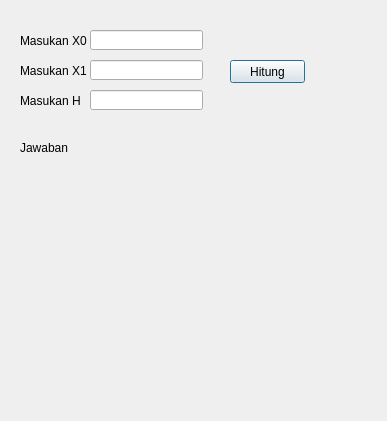
<?xml version="1.0" encoding="UTF-8"?>
<ui version="4.0">
 <class>Dialog</class>
 <widget class="QDialog" name="Dialog">
  <property name="geometry">
   <rect>
    <x>0</x>
    <y>0</y>
    <width>387</width>
    <height>421</height>
   </rect>
  </property>
  <property name="windowTitle">
   <string>Dialog</string>
  </property>
  <widget class="QLabel" name="label">
   <property name="geometry">
    <rect>
     <x>20</x>
     <y>30</y>
     <width>71</width>
     <height>21</height>
    </rect>
   </property>
   <property name="text">
    <string>Masukan X0</string>
   </property>
  </widget>
  <widget class="QLabel" name="label_2">
   <property name="geometry">
    <rect>
     <x>20</x>
     <y>60</y>
     <width>71</width>
     <height>21</height>
    </rect>
   </property>
   <property name="text">
    <string>Masukan X1</string>
   </property>
  </widget>
  <widget class="QLineEdit" name="x1">
   <property name="geometry">
    <rect>
     <x>90</x>
     <y>30</y>
     <width>113</width>
     <height>20</height>
    </rect>
   </property>
  </widget>
  <widget class="QLineEdit" name="x2">
   <property name="geometry">
    <rect>
     <x>90</x>
     <y>60</y>
     <width>113</width>
     <height>20</height>
    </rect>
   </property>
  </widget>
  <widget class="QPushButton" name="tombol">
   <property name="geometry">
    <rect>
     <x>230</x>
     <y>60</y>
     <width>75</width>
     <height>23</height>
    </rect>
   </property>
   <property name="text">
    <string>Hitung</string>
   </property>
  </widget>
  <widget class="QLabel" name="label_4">
   <property name="geometry">
    <rect>
     <x>20</x>
     <y>90</y>
     <width>71</width>
     <height>21</height>
    </rect>
   </property>
   <property name="text">
    <string>Masukan H</string>
   </property>
  </widget>
  <widget class="QLineEdit" name="H1">
   <property name="geometry">
    <rect>
     <x>90</x>
     <y>90</y>
     <width>113</width>
     <height>20</height>
    </rect>
   </property>
  </widget>
  <widget class="QLabel" name="label_3">
   <property name="geometry">
    <rect>
     <x>20</x>
     <y>140</y>
     <width>51</width>
     <height>16</height>
    </rect>
   </property>
   <property name="text">
    <string>Jawaban :</string>
   </property>
  </widget>
  <widget class="QLabel" name="label_5">
   <property name="geometry">
    <rect>
     <x>30</x>
     <y>160</y>
     <width>341</width>
     <height>21</height>
    </rect>
   </property>
   <property name="font">
    <font>
     <pointsize>10</pointsize>
    </font>
   </property>
   <property name="text">
    <string/>
   </property>
  </widget>
  <widget class="QLabel" name="label_6">
   <property name="geometry">
    <rect>
     <x>30</x>
     <y>190</y>
     <width>341</width>
     <height>21</height>
    </rect>
   </property>
   <property name="font">
    <font>
     <pointsize>10</pointsize>
    </font>
   </property>
   <property name="text">
    <string/>
   </property>
  </widget>
  <widget class="QLabel" name="label_7">
   <property name="geometry">
    <rect>
     <x>30</x>
     <y>210</y>
     <width>341</width>
     <height>21</height>
    </rect>
   </property>
   <property name="font">
    <font>
     <pointsize>10</pointsize>
    </font>
   </property>
   <property name="text">
    <string/>
   </property>
  </widget>
  <widget class="QLabel" name="label_8">
   <property name="geometry">
    <rect>
     <x>30</x>
     <y>230</y>
     <width>341</width>
     <height>21</height>
    </rect>
   </property>
   <property name="font">
    <font>
     <pointsize>10</pointsize>
    </font>
   </property>
   <property name="text">
    <string/>
   </property>
  </widget>
  <widget class="QLabel" name="label_9">
   <property name="geometry">
    <rect>
     <x>30</x>
     <y>250</y>
     <width>341</width>
     <height>21</height>
    </rect>
   </property>
   <property name="font">
    <font>
     <pointsize>10</pointsize>
    </font>
   </property>
   <property name="text">
    <string/>
   </property>
  </widget>
  <widget class="QLabel" name="label_10">
   <property name="geometry">
    <rect>
     <x>30</x>
     <y>270</y>
     <width>341</width>
     <height>21</height>
    </rect>
   </property>
   <property name="font">
    <font>
     <pointsize>10</pointsize>
    </font>
   </property>
   <property name="text">
    <string/>
   </property>
  </widget>
  <widget class="QLabel" name="label_11">
   <property name="geometry">
    <rect>
     <x>30</x>
     <y>290</y>
     <width>341</width>
     <height>21</height>
    </rect>
   </property>
   <property name="font">
    <font>
     <pointsize>10</pointsize>
    </font>
   </property>
   <property name="text">
    <string/>
   </property>
  </widget>
  <widget class="QLabel" name="label_12">
   <property name="geometry">
    <rect>
     <x>30</x>
     <y>310</y>
     <width>341</width>
     <height>21</height>
    </rect>
   </property>
   <property name="font">
    <font>
     <pointsize>10</pointsize>
    </font>
   </property>
   <property name="text">
    <string/>
   </property>
  </widget>
  <widget class="QLabel" name="label_13">
   <property name="geometry">
    <rect>
     <x>30</x>
     <y>330</y>
     <width>341</width>
     <height>21</height>
    </rect>
   </property>
   <property name="font">
    <font>
     <pointsize>10</pointsize>
    </font>
   </property>
   <property name="text">
    <string/>
   </property>
  </widget>
  <widget class="QLabel" name="label_14">
   <property name="geometry">
    <rect>
     <x>30</x>
     <y>360</y>
     <width>341</width>
     <height>21</height>
    </rect>
   </property>
   <property name="font">
    <font>
     <pointsize>10</pointsize>
    </font>
   </property>
   <property name="text">
    <string/>
   </property>
  </widget>
 </widget>
 <resources/>
 <connections/>
</ui>
